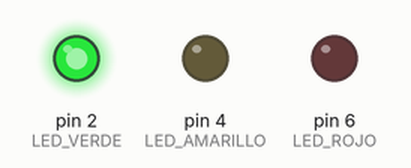
Simulated run of this sketch. Board: Arduino Uno, built with avr-gcc and run on an emulated ATmega328P. Shown: output pins drawn as LEDs (lit = HIGH).

Above: at 1.0 s.
At 2.62 s:
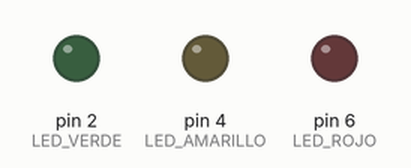
At 4.7 s:
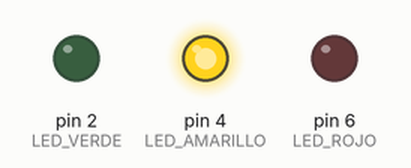
At 6.2 s:
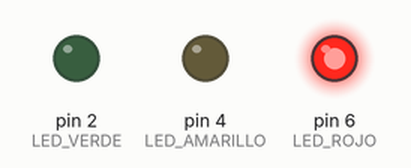
Timing chart, 0 to 9.4 s (numbered marks = the images above):
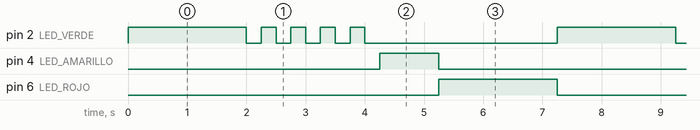

The sketch:

semaforo.ino
```cpp
// (licence header left out)
#define LED_VERDE 2
#define LED_AMARILLO 4
#define LED_ROJO 6

void setup()
{
  pinMode(LED_VERDE, OUTPUT);
  pinMode(LED_AMARILLO, OUTPUT);
  pinMode(LED_ROJO, OUTPUT);
}

void loop()
{
  digitalWrite(LED_VERDE, HIGH);
  delay(1750);
  parpadeo();
  parpadeo();
  parpadeo();
  parpadeo();
  parpadeo();
  digitalWrite(LED_AMARILLO, HIGH);
  delay(1000);
  digitalWrite(LED_AMARILLO, LOW);
  digitalWrite(LED_ROJO, HIGH);
  delay(2000);
  digitalWrite(LED_ROJO, LOW);
}

void parpadeo(){
  digitalWrite(LED_VERDE, HIGH);
  delay(250);
  digitalWrite(LED_VERDE, LOW);
  delay(250);
}
```

Measured:
- by itself, pin 2 (LED_VERDE): repeats every 7.3 s: 4 × (LOW 0.25 s, HIGH 0.25 s), LOW 3.3 s, HIGH 2.0 s
- by itself, pin 4 (LED_AMARILLO): alternates HIGH for 1.0 s and LOW for 6.3 s
- by itself, pin 6 (LED_ROJO): alternates HIGH for 2.0 s and LOW for 5.3 s
